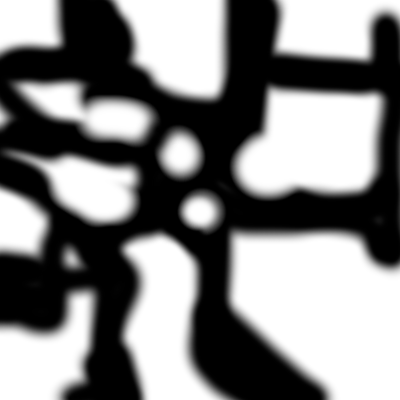
//> input picture map_view.bmp, 400 x 400 px
$ ./astar   (built with g++ and OpenCV 4)
//> lines starting //> are read from the running program, lines starting //| are printed output that depends on the picture; after the words box and inside, x2 and y2 are one past the last pixel; in counts of white or black regions, pixels touching at a corner belong together
#include <unistd.h>
#include <opencv2/opencv.hpp>
#include <eigen3/Eigen/Core>

class Node
{
public:
    Node(int x, int y)
    {
        this->position[0] = x;
        this->position[1] = y;
        this->path_length = std::numeric_limits<double>::infinity();
        this->global_score = std::numeric_limits<double>::infinity();
        this->parent = NULL;
        this->visited = false;
    }

    ~Node()
    {
        return;
    }

    void update()
    {
    }

    float dist(Node &_node)
    {
        return (this->position - _node.position).norm();
    }

    double path_length;

    double global_score;

    Eigen::Vector2f position;

    Node *parent;

    std::vector<Node **> neighbours;

    bool visited;
};

void solve(Node &start, Node &end, std::map<std::string, Node *> &map)
{
    std::list<Node *> set_of_nodes;

    start.path_length = 0;
    start.global_score = start.dist(end);

    set_of_nodes.push_back(&start);

    while (!set_of_nodes.empty())
    {
        // usleep(20000);
        set_of_nodes.sort([](const Node *a, const Node *b) { return a->global_score < b->global_score; });

        Node *curr_node = set_of_nodes.front();

        if (curr_node->visited)
        {
            set_of_nodes.pop_front();
            continue;
        }

        if (curr_node == &end)
        {
            return;
        }

        std::vector<int> offset = {1, 0, -1, 0, 1, -1, -1, 1};

        // find neighbours
        for (int i = 0; i < 8; ++i)
        {
            std::stringstream _n;
            int row = curr_node->position[0] + offset[i];
            int col = curr_node->position[1] + offset[(i == 0) ? 7 : i - 1];
            _n << row << "," << col;

            if (map.count(_n.str()) == 1)
            {
                curr_node->neighbours.push_back(&map[_n.str()]);
            }
        }

        for (auto n : curr_node->neighbours)
        {
            float tentative_score = curr_node->path_length + (*n)->dist(*curr_node);
            if (tentative_score < (*n)->path_length)
            {
                // update neighbour
                (*n)->parent = curr_node;
                (*n)->path_length = tentative_score;
                (*n)->global_score = tentative_score + (*n)->dist(end);
            }
            if (std::count(set_of_nodes.begin(), set_of_nodes.end(), (*n)) == 0)
            {
                set_of_nodes.push_back(*n);
            }
        }
        curr_node->visited = true;
    }
}

int main(int argc, char **argv)
{
    cv::Mat map_img = cv::imread("/Users/charliehe/Projects/astar/map_view.bmp", CV_LOAD_IMAGE_GRAYSCALE);
//> map_img is the input picture: 400 rows x 400 cols, CV_8UC1; min 0, max 255, mean 130.9

    std::string _start_pt{"385,255"};
    std::string _end_pt{"393,105"};

    std::map<std::string, Node *> map_graph;
    for (size_t row = 0; row < map_img.rows; ++row)
    {
        for (size_t col = 0; col < map_img.cols; ++col)
        {
            if (map_img.at<uint8_t>(row, col) == 0)
            {
                std::stringstream _point;
                _point << row << "," << col;
                Node *new_node = new Node(row, col);
                map_graph.emplace(_point.str(), new_node);
            }
        }
    }
//> after the loop, map_graph = 45136 items

    try
    {
        Node *start_node = map_graph[_start_pt];
        Node *end_node = map_graph[_end_pt];
        solve(*start_node, *end_node, map_graph);
//> in solve, `set_of_nodes.push_back(&start);`: set_of_nodes = 1 item

        Node *_n = end_node;

        do
        {
            map_img.at<uint8_t>(_n->position[0], _n->position[1]) = 192;
            _n = _n->parent;
        } while (_n->parent != NULL);
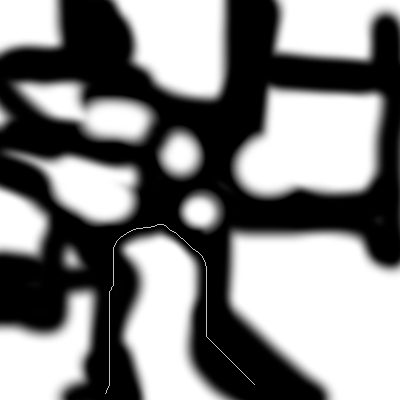
//> map_img: 400 rows x 400 cols, CV_8UC1; 0.23% of pixels changed, all inside (x1, y1, x2, y2) = (105, 224, 255, 394)

        cv::imshow("Win", map_img);
        cv::waitKey(0);
    }
    catch (const std::exception &e)
    {
        std::cerr << e.what() << '\n';
    }

    return 0;
}
